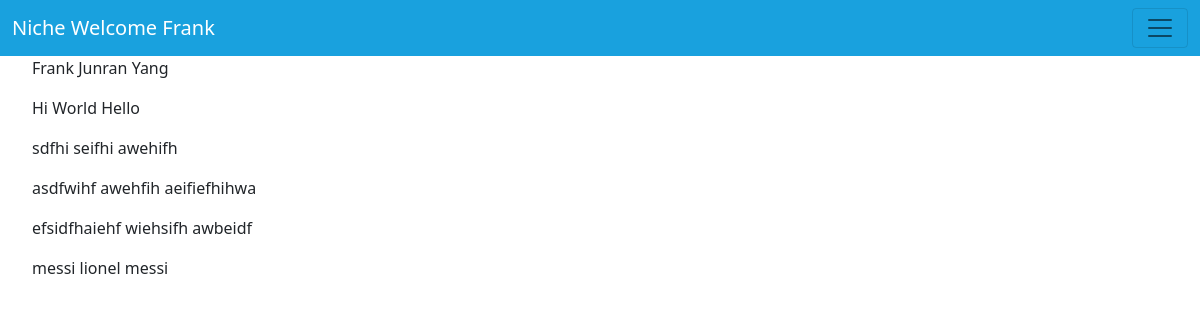
Page /users (signed in) on the earlier database version.
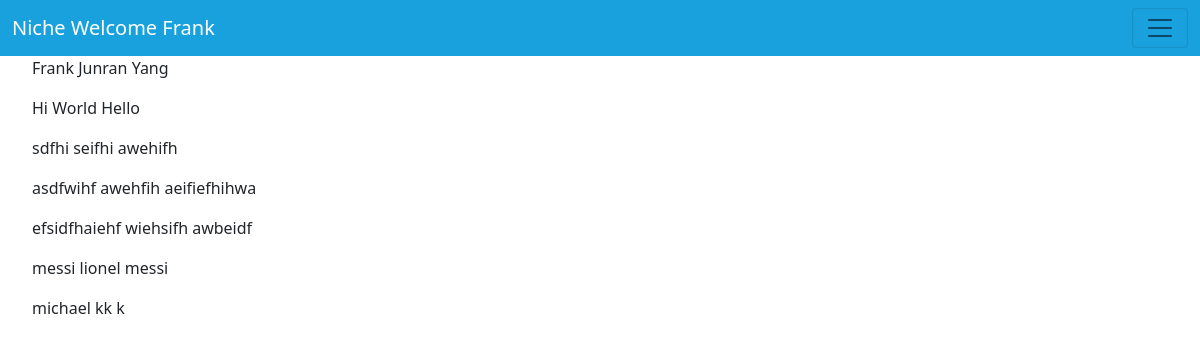
Same page on the later database version.
### app.py (models this page shows)
class User(db.Model):
    id = db.Column(db.Integer, primary_key=True, nullable=True)
    username = db.Column(db.String(80),unique=True, nullable=True)
    password=db.Column(db.String(80), nullable=True)
    firstname=db.Column(db.String(80), nullable=True)
    lastname=db.Column(db.String(80), nullable=True)
    money=db.Column(db.Integer, nullable=True)
    favorite=db.Column(db.String(1000),unique=True)

### app.py (the view)
@app.route('/users')
def users():
    if (not session.get('user')):
        return redirect(url_for('index'))
    users= User.query.all()
    return render_template('users.jinja', users=users)

### templates/users.jinja (shortened to what this page needs)
{% extends 'base.jinja' %}
{% block body %}
    <ul>
        {% for user in users %}
            <p> {{user.username}} {{user.firstname}} {{user.lastname}}</p>
        {% endfor %}
    </ul>
{% endblock %}

### templates/base.jinja (shortened to what this page needs)
<html>
    <head>
        <link href="https://cdn.jsdelivr.net/npm/bootstrap@5.0.2/dist/css/bootstrap.min.css" rel="stylesheet">
    </head>
    <body>
        <nav class="navbar navbar-light" style="background-color: #19A1DE;">
            <div class="container-fluid">
                <a class="navbar-brand" href="{{url_for('index')}}" style="color: #FFFFFF">Niche  Welcome {{session.get('user')[0]}}</a>
                <button class="navbar-toggler" type="button" data-bs-toggle="collapse" data-bs-target="#navbarSupportedContent" aria-controls="navbarSupportedContent" aria-expanded="false" aria-label="Toggle navigation">
                <span class="navbar-toggler-icon"></span>
                </button>
            </div>
        </nav>
        {% block body %}{% endblock %}
    </body>
</html>

Differences in the rows shown:
added User: username "michael", firstname "kk", lastname "k"
